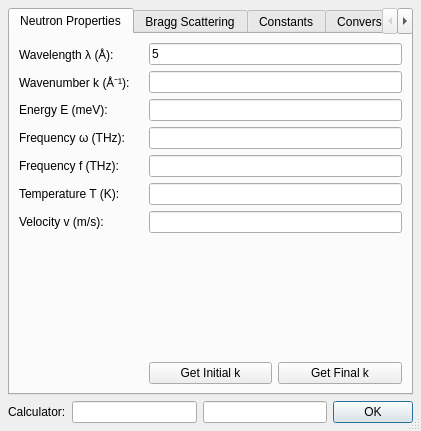
<?xml version="1.0" encoding="UTF-8"?>
<ui version="4.0">
 <class>NeutronDlg</class>
 <widget class="QDialog" name="NeutronDlg">
  <property name="geometry">
   <rect>
    <x>0</x>
    <y>0</y>
    <width>421</width>
    <height>431</height>
   </rect>
  </property>
  <property name="windowTitle">
   <string>Basic Neutron Properties</string>
  </property>
  <property name="sizeGripEnabled">
   <bool>true</bool>
  </property>
  <layout class="QGridLayout" name="gridLayout_5">
   <property name="margin">
    <number>8</number>
   </property>
   <item row="1" column="0">
    <widget class="QLabel" name="label_8">
     <property name="text">
      <string>Calculator:</string>
     </property>
    </widget>
   </item>
   <item row="1" column="1">
    <widget class="QLineEdit" name="editEval"/>
   </item>
   <item row="1" column="3">
    <widget class="QDialogButtonBox" name="buttonBox">
     <property name="sizePolicy">
      <sizepolicy hsizetype="Fixed" vsizetype="Fixed">
       <horstretch>0</horstretch>
       <verstretch>0</verstretch>
      </sizepolicy>
     </property>
     <property name="orientation">
      <enum>Qt::Horizontal</enum>
     </property>
     <property name="standardButtons">
      <set>QDialogButtonBox::Ok</set>
     </property>
    </widget>
   </item>
   <item row="0" column="0" colspan="4">
    <widget class="QTabWidget" name="tabWidget">
     <property name="currentIndex">
      <number>0</number>
     </property>
     <widget class="QWidget" name="tab">
      <attribute name="title">
       <string>Neutron Properties</string>
      </attribute>
      <layout class="QGridLayout" name="gridLayout">
       <item row="0" column="0">
        <widget class="QLabel" name="label">
         <property name="sizePolicy">
          <sizepolicy hsizetype="Minimum" vsizetype="Preferred">
           <horstretch>0</horstretch>
           <verstretch>0</verstretch>
          </sizepolicy>
         </property>
         <property name="text">
          <string>Wavelength λ (Å):</string>
         </property>
        </widget>
       </item>
       <item row="0" column="1" colspan="2">
        <widget class="QLineEdit" name="editLam">
         <property name="text">
          <string>5</string>
         </property>
         <property name="alignment">
          <set>Qt::AlignLeading|Qt::AlignLeft|Qt::AlignVCenter</set>
         </property>
        </widget>
       </item>
       <item row="1" column="0">
        <widget class="QLabel" name="label_2">
         <property name="sizePolicy">
          <sizepolicy hsizetype="Minimum" vsizetype="Preferred">
           <horstretch>0</horstretch>
           <verstretch>0</verstretch>
          </sizepolicy>
         </property>
         <property name="text">
          <string>Wavenumber k (Å⁻¹):</string>
         </property>
        </widget>
       </item>
       <item row="1" column="1" colspan="2">
        <widget class="QLineEdit" name="editK">
         <property name="alignment">
          <set>Qt::AlignLeading|Qt::AlignLeft|Qt::AlignVCenter</set>
         </property>
        </widget>
       </item>
       <item row="2" column="0">
        <widget class="QLabel" name="label_3">
         <property name="sizePolicy">
          <sizepolicy hsizetype="Minimum" vsizetype="Preferred">
           <horstretch>0</horstretch>
           <verstretch>0</verstretch>
          </sizepolicy>
         </property>
         <property name="text">
          <string>Energy E (meV):</string>
         </property>
        </widget>
       </item>
       <item row="2" column="1" colspan="2">
        <widget class="QLineEdit" name="editE">
         <property name="alignment">
          <set>Qt::AlignLeading|Qt::AlignLeft|Qt::AlignVCenter</set>
         </property>
        </widget>
       </item>
       <item row="3" column="0">
        <widget class="QLabel" name="label_7">
         <property name="sizePolicy">
          <sizepolicy hsizetype="Minimum" vsizetype="Preferred">
           <horstretch>0</horstretch>
           <verstretch>0</verstretch>
          </sizepolicy>
         </property>
         <property name="text">
          <string>Frequency ω (THz):</string>
         </property>
        </widget>
       </item>
       <item row="3" column="1" colspan="2">
        <widget class="QLineEdit" name="editOm">
         <property name="alignment">
          <set>Qt::AlignLeading|Qt::AlignLeft|Qt::AlignVCenter</set>
         </property>
        </widget>
       </item>
       <item row="4" column="0">
        <widget class="QLabel" name="label_6">
         <property name="text">
          <string>Frequency f (THz):</string>
         </property>
        </widget>
       </item>
       <item row="4" column="1" colspan="2">
        <widget class="QLineEdit" name="editF">
         <property name="alignment">
          <set>Qt::AlignLeading|Qt::AlignLeft|Qt::AlignVCenter</set>
         </property>
        </widget>
       </item>
       <item row="5" column="0">
        <widget class="QLabel" name="label_4">
         <property name="sizePolicy">
          <sizepolicy hsizetype="Minimum" vsizetype="Preferred">
           <horstretch>0</horstretch>
           <verstretch>0</verstretch>
          </sizepolicy>
         </property>
         <property name="text">
          <string>Temperature T (K):</string>
         </property>
        </widget>
       </item>
       <item row="5" column="1" colspan="2">
        <widget class="QLineEdit" name="editT">
         <property name="alignment">
          <set>Qt::AlignLeading|Qt::AlignLeft|Qt::AlignVCenter</set>
         </property>
        </widget>
       </item>
       <item row="6" column="0">
        <widget class="QLabel" name="label_5">
         <property name="sizePolicy">
          <sizepolicy hsizetype="Minimum" vsizetype="Preferred">
           <horstretch>0</horstretch>
           <verstretch>0</verstretch>
          </sizepolicy>
         </property>
         <property name="text">
          <string>Velocity v (m/s):</string>
         </property>
        </widget>
       </item>
       <item row="6" column="1" colspan="2">
        <widget class="QLineEdit" name="editV">
         <property name="alignment">
          <set>Qt::AlignLeading|Qt::AlignLeft|Qt::AlignVCenter</set>
         </property>
        </widget>
       </item>
       <item row="7" column="0" colspan="3">
        <spacer name="verticalSpacer">
         <property name="orientation">
          <enum>Qt::Vertical</enum>
         </property>
         <property name="sizeHint" stdset="0">
          <size>
           <width>20</width>
           <height>40</height>
          </size>
         </property>
        </spacer>
       </item>
       <item row="8" column="1">
        <widget class="QPushButton" name="btnSyncKi">
         <property name="text">
          <string>Get Initial k</string>
         </property>
        </widget>
       </item>
       <item row="8" column="2">
        <widget class="QPushButton" name="btnSyncKf">
         <property name="text">
          <string>Get Final k</string>
         </property>
        </widget>
       </item>
      </layout>
     </widget>
     <widget class="QWidget" name="tab_3">
      <attribute name="title">
       <string>Bragg Scattering</string>
      </attribute>
      <layout class="QGridLayout" name="gridLayout_3">
       <item row="0" column="0">
        <widget class="QGroupBox" name="groupBox_3">
         <property name="title">
          <string>Real</string>
         </property>
         <layout class="QFormLayout" name="formLayout_2">
          <property name="horizontalSpacing">
           <number>4</number>
          </property>
          <property name="verticalSpacing">
           <number>4</number>
          </property>
          <property name="margin">
           <number>4</number>
          </property>
          <item row="0" column="1">
           <widget class="QLineEdit" name="editBraggDirN">
            <property name="text">
             <string>1</string>
            </property>
           </widget>
          </item>
          <item row="1" column="1">
           <widget class="QLineEdit" name="editBraggDirLam">
            <property name="text">
             <string>5</string>
            </property>
           </widget>
          </item>
          <item row="2" column="1">
           <widget class="QLineEdit" name="editBraggDirD">
            <property name="text">
             <string>3</string>
            </property>
           </widget>
          </item>
          <item row="3" column="1">
           <widget class="QLineEdit" name="editBraggDirT">
            <property name="enabled">
             <bool>true</bool>
            </property>
           </widget>
          </item>
          <item row="1" column="0">
           <widget class="QRadioButton" name="radioBraggDirLam">
            <property name="text">
             <string>λ (Å):</string>
            </property>
           </widget>
          </item>
          <item row="2" column="0">
           <widget class="QRadioButton" name="radioBraggDirD">
            <property name="text">
             <string>d (Å):</string>
            </property>
           </widget>
          </item>
          <item row="3" column="0">
           <widget class="QRadioButton" name="radioBraggDirTT">
            <property name="text">
             <string>θ, 2θ (deg):</string>
            </property>
            <property name="checked">
             <bool>true</bool>
            </property>
           </widget>
          </item>
          <item row="0" column="0">
           <widget class="QLabel" name="label_18">
            <property name="text">
             <string>n:</string>
            </property>
           </widget>
          </item>
          <item row="4" column="1">
           <widget class="QLineEdit" name="editBraggDirTT">
            <property name="enabled">
             <bool>true</bool>
            </property>
           </widget>
          </item>
         </layout>
        </widget>
       </item>
       <item row="1" column="0">
        <widget class="QGroupBox" name="groupBox_4">
         <property name="title">
          <string>Reciprocal</string>
         </property>
         <layout class="QFormLayout" name="formLayout_3">
          <property name="horizontalSpacing">
           <number>4</number>
          </property>
          <property name="verticalSpacing">
           <number>4</number>
          </property>
          <property name="margin">
           <number>4</number>
          </property>
          <item row="0" column="1">
           <widget class="QLineEdit" name="editBraggReciN">
            <property name="text">
             <string>1</string>
            </property>
           </widget>
          </item>
          <item row="1" column="1">
           <widget class="QLineEdit" name="editBraggReciLam">
            <property name="text">
             <string>5</string>
            </property>
           </widget>
          </item>
          <item row="2" column="1">
           <widget class="QLineEdit" name="editBraggReciQ">
            <property name="text">
             <string>0.5</string>
            </property>
           </widget>
          </item>
          <item row="3" column="1">
           <widget class="QLineEdit" name="editBraggReciT">
            <property name="enabled">
             <bool>true</bool>
            </property>
           </widget>
          </item>
          <item row="1" column="0">
           <widget class="QRadioButton" name="radioBraggReciLam">
            <property name="text">
             <string>λ (Å):</string>
            </property>
           </widget>
          </item>
          <item row="2" column="0">
           <widget class="QRadioButton" name="radioBraggReciQ">
            <property name="text">
             <string>Q (Å⁻¹):</string>
            </property>
           </widget>
          </item>
          <item row="3" column="0">
           <widget class="QRadioButton" name="radioBraggReciTT">
            <property name="text">
             <string>θ, 2θ (deg):</string>
            </property>
            <property name="checked">
             <bool>true</bool>
            </property>
           </widget>
          </item>
          <item row="0" column="0">
           <widget class="QLabel" name="label_19">
            <property name="text">
             <string>n:</string>
            </property>
           </widget>
          </item>
          <item row="4" column="1">
           <widget class="QLineEdit" name="editBraggReciTT">
            <property name="enabled">
             <bool>true</bool>
            </property>
           </widget>
          </item>
         </layout>
        </widget>
       </item>
      </layout>
     </widget>
     <widget class="QWidget" name="tab_2">
      <attribute name="title">
       <string>Constants</string>
      </attribute>
      <layout class="QGridLayout" name="gridLayout_2">
       <item row="0" column="0" colspan="2">
        <widget class="QTableWidget" name="tableConst">
         <property name="alternatingRowColors">
          <bool>true</bool>
         </property>
         <property name="selectionBehavior">
          <enum>QAbstractItemView::SelectRows</enum>
         </property>
         <property name="sortingEnabled">
          <bool>true</bool>
         </property>
         <attribute name="verticalHeaderVisible">
          <bool>false</bool>
         </attribute>
         <column>
          <property name="text">
           <string>Variable</string>
          </property>
         </column>
         <column>
          <property name="text">
           <string>Name</string>
          </property>
         </column>
         <column>
          <property name="text">
           <string>CODATA Value</string>
          </property>
         </column>
        </widget>
       </item>
      </layout>
     </widget>
     <widget class="QWidget" name="tab_4">
      <attribute name="title">
       <string>Conversions</string>
      </attribute>
      <layout class="QGridLayout" name="gridLayout_4">
       <item row="0" column="0" colspan="3">
        <widget class="QTableWidget" name="tableConv">
         <property name="alternatingRowColors">
          <bool>true</bool>
         </property>
         <property name="selectionBehavior">
          <enum>QAbstractItemView::SelectRows</enum>
         </property>
         <property name="sortingEnabled">
          <bool>true</bool>
         </property>
         <attribute name="verticalHeaderVisible">
          <bool>false</bool>
         </attribute>
         <column>
          <property name="text">
           <string>Conversion</string>
          </property>
         </column>
         <column>
          <property name="text">
           <string>Factor</string>
          </property>
         </column>
        </widget>
       </item>
      </layout>
     </widget>
    </widget>
   </item>
   <item row="1" column="2">
    <widget class="QLineEdit" name="editEvalRes"/>
   </item>
  </layout>
 </widget>
 <tabstops>
  <tabstop>tabWidget</tabstop>
  <tabstop>editLam</tabstop>
  <tabstop>editK</tabstop>
  <tabstop>editE</tabstop>
  <tabstop>editOm</tabstop>
  <tabstop>editF</tabstop>
  <tabstop>editT</tabstop>
  <tabstop>editV</tabstop>
  <tabstop>btnSyncKi</tabstop>
  <tabstop>btnSyncKf</tabstop>
  <tabstop>editEval</tabstop>
  <tabstop>editEvalRes</tabstop>
  <tabstop>buttonBox</tabstop>
  <tabstop>editBraggDirN</tabstop>
  <tabstop>radioBraggDirLam</tabstop>
  <tabstop>editBraggDirLam</tabstop>
  <tabstop>radioBraggDirD</tabstop>
  <tabstop>editBraggDirD</tabstop>
  <tabstop>radioBraggDirTT</tabstop>
  <tabstop>editBraggDirT</tabstop>
  <tabstop>editBraggDirTT</tabstop>
  <tabstop>editBraggReciN</tabstop>
  <tabstop>radioBraggReciLam</tabstop>
  <tabstop>editBraggReciLam</tabstop>
  <tabstop>radioBraggReciQ</tabstop>
  <tabstop>editBraggReciQ</tabstop>
  <tabstop>radioBraggReciTT</tabstop>
  <tabstop>editBraggReciT</tabstop>
  <tabstop>editBraggReciTT</tabstop>
  <tabstop>tableConst</tabstop>
  <tabstop>tableConv</tabstop>
 </tabstops>
 <resources/>
 <connections>
  <connection>
   <sender>buttonBox</sender>
   <signal>accepted()</signal>
   <receiver>NeutronDlg</receiver>
   <slot>accept()</slot>
   <hints>
    <hint type="sourcelabel">
     <x>257</x>
     <y>457</y>
    </hint>
    <hint type="destinationlabel">
     <x>157</x>
     <y>274</y>
    </hint>
   </hints>
  </connection>
  <connection>
   <sender>buttonBox</sender>
   <signal>rejected()</signal>
   <receiver>NeutronDlg</receiver>
   <slot>reject()</slot>
   <hints>
    <hint type="sourcelabel">
     <x>325</x>
     <y>457</y>
    </hint>
    <hint type="destinationlabel">
     <x>286</x>
     <y>274</y>
    </hint>
   </hints>
  </connection>
 </connections>
</ui>
